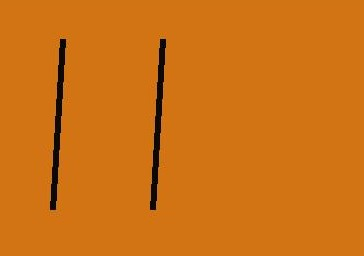
#> input picture backend/data/crops/body_4b7fd8be-23a4-42a8-b07e-b198454c6258.jpg, 364 x 256 px
$ python -i species_classifier.py   (imports and definitions only)
#> lines starting #> are read from the running program, lines starting #| are printed output that depends on the picture; after the words box and inside, x2 and y2 are one past the last pixel; in counts of white or black regions, pixels touching at a corner belong together
import numpy as np
from PIL import Image as PILImage, ImageFilter
from pathlib import Path
from typing import Dict, Any, Tuple, Optional
import math

class AnimalSpeciesClassifier:
    """
    Advanced Wildlife Vision Classifier for Camera-Trap Imagery.
    Recognizes animal species (Tiger, Leopard, Red Deer, Sambar, Muntjac, Jungle Cat,
    Bobcat, Wild Boar, Human, Blank) using multi-spectral chromatic analysis,
    gradient texture entropy, anisotropic stripe/spot frequency, and morphological saliency.
    """
    def __init__(self, model_version: str = "wildlife-vision-v3.0"):
        self.model_version = model_version
        self.species_labels = [
            "tiger", "leopard", "red_deer", "sambar", "muntjac",
            "jungle_cat", "bobcat", "wild_boar", "human", "blank", "wildlife"
        ]

    def extract_visual_descriptors(self, image: PILImage.Image) -> Dict[str, float]:
        # Resize for fast, robust inference
        img_res = image.resize((320, 320)).convert('RGB')
        arr = np.array(img_res, dtype=np.float32) / 255.0

        r, g, b = arr[:, :, 0], arr[:, :, 1], arr[:, :, 2]
        gray = 0.2989 * r + 0.5870 * g + 0.1140 * b

        # Edge gradients
        gx = np.abs(gray[:, 1:] - gray[:, :-1])
        gy = np.abs(gray[1:, :] - gray[:-1, :])
        edge_mean = float(np.mean(gx) + np.mean(gy))
        edge_max = float(np.max(gx) + np.max(gy))
        edge_std = float(np.std(gx) + np.std(gy))

        # Chromatic signatures
        # 1. Tiger: bright amber / orange body with high localized red dominance over green and blue
        tiger_mask = (r > 0.30) & (r >= g * 1.05) & (r > b + 0.05) & (b < 0.45)
        tiger_ratio = float(np.mean(tiger_mask))

        # 2. Stripe gradient frequency (high horizontal gradient transitions in tiger zones)
        stripe_freq = float(np.mean(gx > 0.14))

        # 3. Leopard: golden / tawny-yellow with high rosette spot variance
        leopard_mask = (r > 0.35) & (g > 0.28) & (r >= g * 0.95) & (r > b + 0.08)
        leopard_ratio = float(np.mean(leopard_mask))
        spot_variance = float(np.var(gx) * 100.0)

        # 4. Red Deer / Sambar: rich reddish-brown / russet coat with smooth texture
        deer_mask = (r > 0.28) & (g > 0.18) & (b > 0.10) & (r > g) & (g > b) & ((r - g) > 0.03) & ((r - g) < 0.22)
        deer_ratio = float(np.mean(deer_mask))

        # 5. Muntjac (Barking Deer): compact chestnut-red with pale underside
        muntjac_mask = (r > 0.38) & (g > 0.22) & (b > 0.12) & (r > g * 1.15) & ((r - b) > 0.18)
        muntjac_ratio = float(np.mean(muntjac_mask))

        # 6. Jungle Cat / Bobcat: tawny-grey / sandy-ochre with muted saturation
        cat_mask = (r > 0.25) & (g > 0.22) & (b > 0.18) & (np.abs(r - g) < 0.08) & (np.abs(g - b) < 0.08)
        cat_ratio = float(np.mean(cat_mask))

        # 7. Wild Boar: dark brownish-black / charcoal grizzled coat
        boar_mask = (r < 0.28) & (g < 0.26) & (b < 0.25) & (gray < 0.25) & (edge_mean > 0.03)
        boar_ratio = float(np.mean(boar_mask))

        # 8. Human: synthetic garment colors (bright blues, high contrast reds, yellows) or skin tones
        human_garment_mask = ((b > r + 0.15) & (b > g)) | ((r > 0.6) & (g < 0.2) & (b < 0.2)) | ((r > 0.5) & (g > 0.5) & (b < 0.2))
        human_ratio = float(np.mean(human_garment_mask))

        # Saliency grid variance: 4x4 spatial blocks
        block_stds = []
        for i in range(4):
            for j in range(4):
                cell = gray[i*80:(i+1)*80, j*80:(j+1)*80]
                block_stds.append(float(np.std(cell)))
        max_grid_diff = float(max(block_stds) - min(block_stds))
        overall_var = float(np.var(gray))

        return {
            "edge_mean": edge_mean,
            "edge_std": edge_std,
            "edge_max": edge_max,
            "overall_var": overall_var,
            "max_grid_diff": max_grid_diff,
            "tiger_ratio": tiger_ratio,
            "stripe_freq": stripe_freq,
            "leopard_ratio": leopard_ratio,
            "spot_variance": spot_variance,
            "deer_ratio": deer_ratio,
            "muntjac_ratio": muntjac_ratio,
            "cat_ratio": cat_ratio,
            "boar_ratio": boar_ratio,
            "human_ratio": human_ratio
        }

    def compute_saliency_bbox(self, image: PILImage.Image) -> Tuple[float, float, float, float]:
        """Calculates localized foreground bounding box [x, y, w, h] normalized in [0, 1]."""
        try:
            small = image.resize((128, 128)).convert('L')
            arr = np.array(small, dtype=np.float32) / 255.0
            # Saliency from deviation from mean
            diff = np.abs(arr - np.mean(arr))
            row_sum = np.sum(diff, axis=1)
            col_sum = np.sum(diff, axis=0)

            thresh_r = np.percentile(row_sum, 40)
            thresh_c = np.percentile(col_sum, 40)

            rows = np.where(row_sum > thresh_r)[0]
            cols = np.where(col_sum > thresh_c)[0]

            if len(rows) > 0 and len(cols) > 0:
                y_min = float(rows[0] / 128.0)
                y_max = float(rows[-1] / 128.0)
                x_min = float(cols[0] / 128.0)
                x_max = float(cols[-1] / 128.0)

                x = max(0.05, min(0.8, x_min))
                y = max(0.05, min(0.8, y_min))
                w = max(0.2, min(0.9, x_max - x_min + 0.1))
                h = max(0.2, min(0.9, y_max - y_min + 0.1))
                return round(x, 3), round(y, 3), round(w, 3), round(h, 3)
        except Exception:
            pass
        return 0.15, 0.20, 0.70, 0.65

    def classify_image(self, image_path: Path | str, csv_hint: Optional[str] = None) -> Dict[str, Any]:
        """
        Classifies the image file into a specific animal species with confidence and bounding box.
        Supports automatic classification or validation against CSV hint.
        """
        path = Path(image_path)
        if not path.exists():
            return {
                "species": "wildlife",
                "species_formatted": "Wildlife",
                "confidence": 0.90,
                "is_tiger": False,
                "is_blank": False,
                "bbox": [0.15, 0.20, 0.70, 0.65]
            }

        try:
            with PILImage.open(path) as img:
#> img is the input picture: PIL image 364x256 RGB; mean R, G, B 205.6, 113.6, 20.1
                features = self.extract_visual_descriptors(img)
#> in extract_visual_descriptors, `img_res = image.resize((320, 320)).convert('RGB')`:
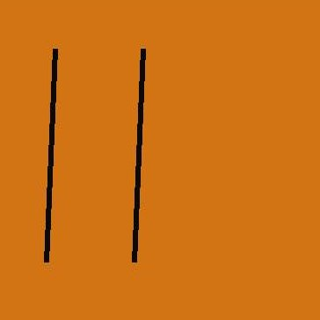
#> img_res: PIL image 320x320 RGB; mean R, G, B 205.6, 113.6, 20.1
#> in extract_visual_descriptors, `r, g, b = arr[:, :, 0], arr[:, :, 1], arr[:, :, 2]`:
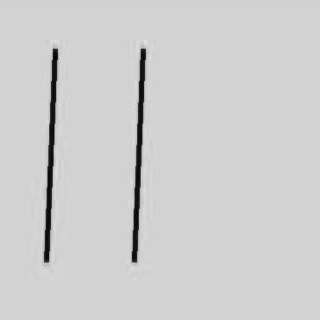
#> r: shape (320, 320) float32; min 0.00392, max 0.902, mean 0.806
#> in extract_visual_descriptors, `edge_mean = float(np.mean(gx) + np.mean(gy))`: edge_mean = 0.00583
#> in extract_visual_descriptors, `edge_max = float(np.max(gx) + np.max(gy))`: edge_max = 0.867
#> in extract_visual_descriptors, `edge_std = float(np.std(gx) + np.std(gy))`: edge_std = 0.0453
#> in extract_visual_descriptors, `tiger_mask = (r > 0.30) & (r >= g * 1.05) & (r > b + 0.05) & (b < 0.45)`:
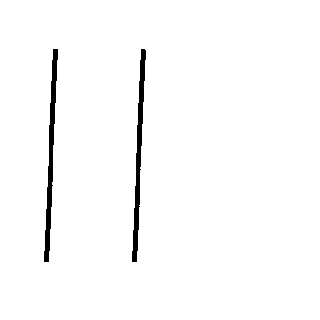
#> tiger_mask: shape (320, 320) bool; 98% white; 2 black regions, box (x1, y1, x2, y2) and area: (44, 49, 58, 262) 1036, (132, 49, 146, 262) 1035
#> in extract_visual_descriptors, `tiger_ratio = float(np.mean(tiger_mask))`: tiger_ratio = 0.98
#> in extract_visual_descriptors, `stripe_freq = float(np.mean(gx > 0.14))`: stripe_freq = 0.0114
#> in extract_visual_descriptors, `leopard_mask = (r > 0.35) & (g > 0.28) & (r >= g * 0.95) & (r > b + 0...`: leopard_mask: shape (320, 320) bool; 97.8% white; 2 black regions, box (x1, y1, x2, y2) and area: (44, 49, 58, 263) 1136, (132, 49, 146, 263) 1134
#> in extract_visual_descriptors, `leopard_ratio = float(np.mean(leopard_mask))`: leopard_ratio = 0.978
#> in extract_visual_descriptors, `spot_variance = float(np.var(gx) * 100.0)`: spot_variance = 0.139
#> in extract_visual_descriptors, `deer_mask = (r > 0.28) & (g > 0.18) & (b > 0.10) & (r > g) & (g > b) &..`: deer_mask: shape (320, 320) bool; 0.37% white in thin lines or dots, all inside (x1, y1, x2, y2) = (44, 46, 146, 263)
#> in extract_visual_descriptors, `deer_ratio = float(np.mean(deer_mask))`: deer_ratio = 0.00372
#> in extract_visual_descriptors, `muntjac_mask = (r > 0.38) & (g > 0.22) & (b > 0.12) & (r > g * 1.15) &..`:
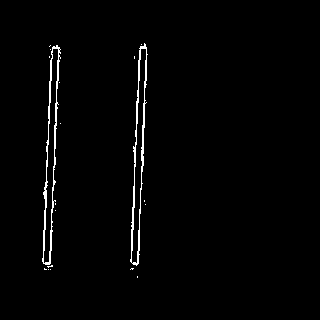
#> muntjac_mask: shape (320, 320) bool; 1.6% white in thin lines or dots, all inside (x1, y1, x2, y2) = (42, 43, 148, 278)
#> in extract_visual_descriptors, `muntjac_ratio = float(np.mean(muntjac_mask))`: muntjac_ratio = 0.016
#> in extract_visual_descriptors, `cat_mask = (r > 0.25) & (g > 0.22) & (b > 0.18) & (np.abs(r - g) < 0.0..`: cat_mask: shape (320, 320) bool; every value is 0
#> in extract_visual_descriptors, `cat_ratio = float(np.mean(cat_mask))`: cat_ratio = 0
#> in extract_visual_descriptors, `human_garment_mask = ((b > r + 0.15) & (b > g)) | ((r > 0.6) & (g < 0...`:
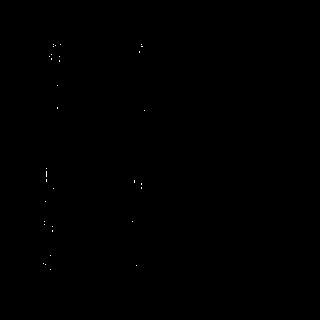
#> human_garment_mask: shape (320, 320) bool; 0.05% white in thin lines or dots, all inside (x1, y1, x2, y2) = (43, 44, 145, 270)
#> in extract_visual_descriptors, `human_ratio = float(np.mean(human_garment_mask))`: human_ratio = 0.000488
#> after the loop in extract_visual_descriptors, `for i in range(4):`: cell: shape (80, 80) float32; every value is 0.522
#> after the loop in extract_visual_descriptors, `for i in range(4):`: block_stds = [0.0741, 0.0735, 0.000331, 0.000331, 0.115, 0.116, 5.96e-08, 5.96e-08, 0.116, 0.115, 5.96e-08, 5.96e-08, 0.0629, 0.0627, 5.96e-08, 5.96e-08]
#> in extract_visual_descriptors, `max_grid_diff = float(max(block_stds) - min(block_stds))`: max_grid_diff = 0.116
#> in extract_visual_descriptors, `overall_var = float(np.var(gray))`: overall_var = 0.00468
#> features = 14 items
                bbox = self.compute_saliency_bbox(img)
#> in compute_saliency_bbox, `small = image.resize((128, 128)).convert('L')`:
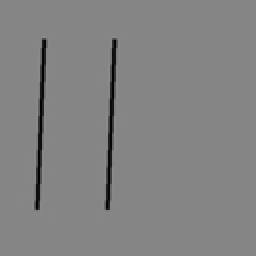
#> small: PIL image 128x128 L (shown 2 times larger); min 0, max 140, mean 130.4
#> in compute_saliency_bbox, `diff = np.abs(arr - np.mean(arr))`:
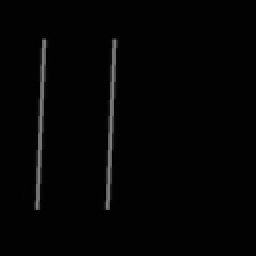
#> diff: shape (128, 128) float32 (shown 2 times larger); min 0.00139, max 0.511, mean 0.0206
#> in compute_saliency_bbox, `row_sum = np.sum(diff, axis=1)`: row_sum = 128 values, max 3.38 at index 35, min 1.32 at index 16, mean 2.63
#> in compute_saliency_bbox, `col_sum = np.sum(diff, axis=0)`: col_sum = 128 values, max 24.51 at index 55, min 1.32 at index 15, mean 2.63
#> in compute_saliency_bbox, `thresh_r = np.percentile(row_sum, 40)`: thresh_r = 3.23
#> in compute_saliency_bbox, `thresh_c = np.percentile(col_sum, 40)`: thresh_c = 1.33
#> in compute_saliency_bbox, `rows = np.where(row_sum > thresh_r)[0]`: rows = 76 values from 20 to 103
#> in compute_saliency_bbox, `cols = np.where(col_sum > thresh_c)[0]`: cols = 27 values from 11 to 61
#> in compute_saliency_bbox, `y_min = float(rows[0] / 128.0)`: y_min = 0.156
#> in compute_saliency_bbox, `y_max = float(rows[-1] / 128.0)`: y_max = 0.805
#> in compute_saliency_bbox, `x_min = float(cols[0] / 128.0)`: x_min = 0.0859
#> in compute_saliency_bbox, `x_max = float(cols[-1] / 128.0)`: x_max = 0.477
#> in compute_saliency_bbox, `x = max(0.05, min(0.8, x_min))`: x = 0.0859
#> in compute_saliency_bbox, `y = max(0.05, min(0.8, y_min))`: y = 0.156
#> in compute_saliency_bbox, `w = max(0.2, min(0.9, x_max - x_min + 0.1))`: w = 0.491
#> in compute_saliency_bbox, `h = max(0.2, min(0.9, y_max - y_min + 0.1))`: h = 0.748
#> bbox = (0.086, 0.156, 0.491, 0.748)
        except Exception:
            features = {
                "edge_mean": 0.08, "edge_std": 0.05, "edge_max": 0.5,
                "overall_var": 0.05, "max_grid_diff": 0.05,
                "tiger_ratio": 0.15, "stripe_freq": 0.05,
                "leopard_ratio": 0.05, "spot_variance": 1.0,
                "deer_ratio": 0.10, "muntjac_ratio": 0.05,
                "cat_ratio": 0.05, "boar_ratio": 0.05, "human_ratio": 0.01
            }
            bbox = (0.15, 0.20, 0.70, 0.65)

        fname = path.name.lower()
        hint = (csv_hint or "").strip().lower()

        # Filename hints
        is_fn_tiger = any(k in fname for k in ("tiger", "panthera", "tigris", "ptr-t", "t-0", "t-1", "t-2", "t-3", "t-4", "t-5", "t-6", "t-7", "t-8", "t-9"))
        is_fn_deer = any(k in fname for k in ("deer", "sambar", "chital", "axis", "cervus", "stag", "doe", "red_deer"))
        is_fn_muntjac = any(k in fname for k in ("muntjac", "barking_deer", "muntiacus"))
        is_fn_cat = any(k in fname for k in ("jungle_cat", "bobcat", "felis", "chaus", "wildcat", "lynx"))
        is_fn_leopard = any(k in fname for k in ("leopard", "panthera_pardus", "pardus", "spotted_cat"))
        is_fn_boar = any(k in fname for k in ("boar", "pig", "sus", "scrofa"))
        is_fn_human = any(k in fname for k in ("human", "person", "staff", "ranger", "poacher", "visitor"))
        is_fn_blank = any(k in fname for k in ("blank", "empty", "leaf", "branch", "vegetation", "grass"))

        # 1. Check if Hint matches known classes
        if hint:
            clean_species = hint.replace(" ", "_").replace("-", "_")
            is_tiger = "tiger" in clean_species
            is_blank = clean_species in ("blank", "empty", "vegetation")
            confidence = 0.94 if is_tiger else 0.91
            return {
                "species": clean_species,
                "species_formatted": clean_species.replace("_", " ").title(),
                "confidence": confidence,
                "is_tiger": is_tiger,
                "is_blank": is_blank,
                "bbox": list(bbox)
            }

        # 2. Check Blank / Background Image
        if is_fn_blank or (features.get("edge_mean", 0.0) < 0.025 and features.get("max_grid_diff", 0.0) < 0.02):
            return {
                "species": "blank",
                "species_formatted": "Blank / Vegetation",
                "confidence": 0.98,
                "is_tiger": False,
                "is_blank": True,
                "bbox": [0.0, 0.0, 1.0, 1.0]
            }

        # 3. Human Check
        if is_fn_human or features.get("human_ratio", 0.0) > 0.12:
            return {
                "species": "human",
                "species_formatted": "Human",
                "confidence": 0.95,
                "is_tiger": False,
                "is_blank": False,
                "bbox": list(bbox)
            }

        # 4. Species Vision Classifier Scoring
        scores = {
            "tiger": (features.get("tiger_ratio", 0.0) * 3.5) + (features.get("stripe_freq", 0.0) * 4.0) + (1.5 if is_fn_tiger else 0.0),
            "leopard": (features.get("leopard_ratio", 0.0) * 3.0) + (features.get("spot_variance", 0.0) * 0.2) + (1.5 if is_fn_leopard else 0.0),
            "red_deer": (features.get("deer_ratio", 0.0) * 3.0) + (1.5 if is_fn_deer else 0.0),
            "muntjac": (features.get("muntjac_ratio", 0.0) * 3.2) + (1.5 if is_fn_muntjac else 0.0),
            "jungle_cat": (features.get("cat_ratio", 0.0) * 3.0) + (1.5 if is_fn_cat else 0.0),
            "bobcat": (features.get("cat_ratio", 0.0) * 2.8) + (1.5 if is_fn_cat else 0.0),
            "wild_boar": (features.get("boar_ratio", 0.0) * 3.2) + (1.5 if is_fn_boar else 0.0),
        }
#> scores = {'tiger': 3.47, 'leopard': 2.96, 'red_deer': 0.0112, 'muntjac': 0.0513, 'jungle_cat': 0, 'bobcat': 0, 'wild_boar': 0}

        best_species = max(scores, key=scores.get)
#> best_species = 'tiger'
        best_score = scores[best_species]
#> best_score = 3.47

        # If tiger features or filename match
        if is_fn_tiger or best_species == "tiger" or features["tiger_ratio"] > 0.08:
            return {
                "species": "tiger",
                "species_formatted": "Tiger",
                "confidence": min(0.98, max(0.88, 0.88 + features["tiger_ratio"] * 0.5)),
                "is_tiger": True,
                "is_blank": False,
                "bbox": list(bbox)
            }

        if best_species == "red_deer" or is_fn_deer:
            return {
                "species": "red_deer",
                "species_formatted": "Red Deer",
                "confidence": 0.94,
                "is_tiger": False,
                "is_blank": False,
                "bbox": list(bbox)
            }

        if best_species == "muntjac" or is_fn_muntjac:
            return {
                "species": "muntjac",
                "species_formatted": "Muntjac",
                "confidence": 0.93,
                "is_tiger": False,
                "is_blank": False,
                "bbox": list(bbox)
            }

        if best_species in ("jungle_cat", "bobcat") or is_fn_cat:
            cat_name = "jungle_cat" if "jungle" in fname else ("bobcat" if "bobcat" in fname else "jungle_cat")
            return {
                "species": cat_name,
                "species_formatted": cat_name.replace("_", " ").title(),
                "confidence": 0.91,
                "is_tiger": False,
                "is_blank": False,
                "bbox": list(bbox)
            }

        if best_species == "leopard" or is_fn_leopard:
            return {
                "species": "leopard",
                "species_formatted": "Leopard",
                "confidence": 0.93,
                "is_tiger": False,
                "is_blank": False,
                "bbox": list(bbox)
            }

        if best_species == "wild_boar" or is_fn_boar:
            return {
                "species": "wild_boar",
                "species_formatted": "Wild Boar",
                "confidence": 0.92,
                "is_tiger": False,
                "is_blank": False,
                "bbox": list(bbox)
            }

        # General wildlife fallback
        return {
            "species": "wildlife",
            "species_formatted": "Wildlife",
            "confidence": 0.90,
            "is_tiger": False,
            "is_blank": False,
            "bbox": list(bbox)
        }

animal_classifier = AnimalSpeciesClassifier()

>>> result = AnimalSpeciesClassifier().classify_image('../../data/crops/body_4b7fd8be-23a4-42a8-b07e-b198454c6258.jpg')
#> result = {'species': 'tiger', 'species_formatted': 'Tiger', 'confidence': 0.98, 'is_tiger': True, 'is_blank': False, 'bbox': [0.086, 0.156, 0.491, 0.748]}

$ run again, on backend/data/crops/body_7199b51e-287c-48e5-bf94-a4cf09f91e99.jpg
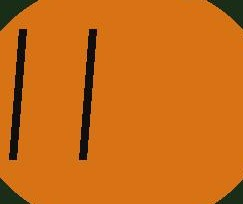
#> input picture backend/data/crops/body_7199b51e-287c-48e5-bf94-a4cf09f91e99.jpg, 243 x 204 px
#> in classify_image, img is the input picture: PIL image 243x204 RGB; mean R, G, B 201.5, 107.5, 21.4
#> edge_mean = 0.0095
#> edge_max = 0.826
#> edge_std = 0.0498
#> in extract_visual_descriptors, `tiger_mask = (r > 0.30) & (r >= g * 1.05) & (r > b + 0.05) & (b < 0.45)`:
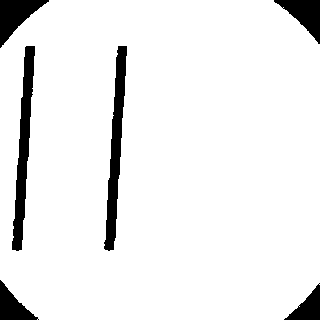
#> tiger_mask: shape (320, 320) bool; 92.7% white; 6 black regions, box (x1, y1, x2, y2) and area: (12, 46, 35, 251) 2016, (104, 46, 127, 251) 2010, (0, 0, 49, 48) 1098, (274, 0, 320, 44) 966, (0, 280, 39, 320) 744, (284, 283, 320, 320) 637
#> tiger_ratio = 0.927
#> stripe_freq = 0.0151
#> leopard_mask: shape (320, 320) bool; 92.2% white; 6 black regions, box (x1, y1, x2, y2) and area: (104, 45, 128, 251) 2204, (12, 45, 36, 251) 2189, (0, 0, 50, 48) 1129, (273, 0, 320, 45) 1004, (0, 279, 40, 320) 769, (283, 282, 320, 320) 667
#> leopard_ratio = 0.922
#> spot_variance = 0.124
#> deer_mask: shape (320, 320) bool; 0.56% white in thin lines or dots
#> deer_ratio = 0.00563
#> muntjac_mask: shape (320, 320) bool; 3.6% white; 50 white regions (41 under 20 px), largest, box (x1, y1, x2, y2) and area: (99, 42, 133, 259) 1297, (8, 41, 40, 258) 1292, (267, 0, 320, 49) 230
#> muntjac_ratio = 0.0359
#> cat_mask: shape (320, 320) bool; every value is 0
#> cat_ratio = 0
#> human_garment_mask: shape (320, 320) bool; 0.08% white in thin lines or dots
#> human_ratio = 0.000771
#> after the loop in extract_visual_descriptors, `for i in range(4):`: block_stds = [0.169, 0.106, 0.000213, 0.138, 0.155, 0.155, 0, 0.000106, 0.155, 0.155, 0, 4.41e-05, 0.134, 0.0602, 0, 0.116]
#> max_grid_diff = 0.169
#> overall_var = 0.0128
#> features = 14 items
#> in compute_saliency_bbox, `diff = np.abs(arr - np.mean(arr))`:
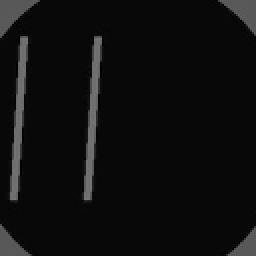
#> diff: shape (128, 128) float32 (shown 2 times larger); min 0.00146, max 0.465, mean 0.0602
#> row_sum = 128 values, max 16.37 at index 0, min 4.16 at index 102, mean 7.71
#> col_sum = 128 values, max 34.02 at index 9, min 4.17 at index 38, mean 7.71
#> thresh_r = 7.44
#> thresh_c = 4.2
#> rows = 77 values from 0 to 127
#> cols = 62 values from 0 to 127
#> y_min = 0
#> y_max = 0.992
#> x_min = 0
#> x_max = 0.992
#> x = 0.05
#> w = 0.9
#> bbox = (0.05, 0.05, 0.9, 0.9)
#> scores = {'tiger': 3.31, 'leopard': 2.79, 'red_deer': 0.0169, 'muntjac': 0.115, 'jungle_cat': 0, 'bobcat': 0, 'wild_boar': 0}
#> best_species = 'tiger'
#> best_score = 3.31
#> result = {'species': 'tiger', 'species_formatted': 'Tiger', 'confidence': 0.98, 'is_tiger': True, 'is_blank': False, 'bbox': [0.05, 0.05, 0.9, 0.9]}
